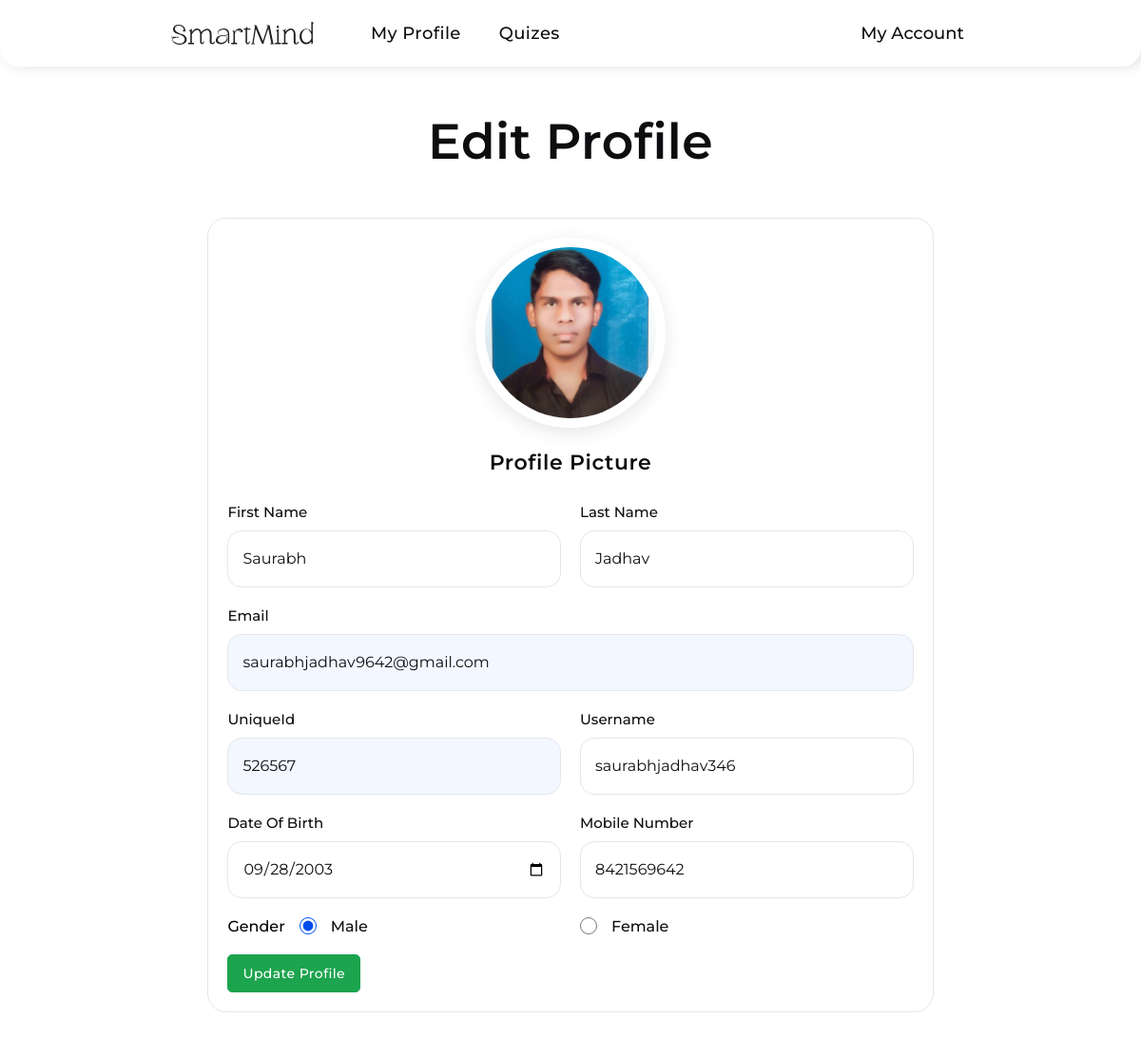
The page /user/editprofile.php (signed in) on the database its author committed.
### tables this page shows
CREATE TABLE `students` (
  `studentId` int(11) NOT NULL,
  `studentUniqueId` int(11) NOT NULL,
  `firstName` varchar(255) NOT NULL,
  `lastName` varchar(255) NOT NULL,
  `dateOfBirth` date NOT NULL,
  `gender` varchar(10) NOT NULL,
  `email` varchar(255) NOT NULL,
  `mobileNumber` varchar(10) NOT NULL,
  `username` varchar(255) NOT NULL,
  `studentImage` varchar(255) NOT NULL,
  `password` varchar(255) NOT NULL,
  `accountCreationDateTime` datetime NOT NULL,
  `verificationToken` varchar(255) NOT NULL,
  `tokenExpirationTime` datetime DEFAULT NULL,
  `isVerified` tinyint(1) NOT NULL
);

### assets/php/updateProfile.php (called while the page is built, shortened)
<?php
include "connection.php";
if (!empty($_SESSION['studentId'])) {
  $studentId = $_SESSION['studentId'];
  $selectQuery = mysqli_query($connection, "SELECT * FROM `students` WHERE `studentId` = $studentId");
}

### assets/php/profileDetails.php (called while the page is built, shortened)
<?php
require "connection.php";
if (!empty($_SESSION['studentId'])) {
  $studentId = $_SESSION['studentId'];
  $selectQuery = mysqli_query($connection, "SELECT * FROM `students` WHERE `studentId` = $studentId");
  if ($selectQuery) {
    $fetchData = mysqli_fetch_assoc($selectQuery);
  }
  else {
    echo mysqli_error($connection);
  }
}
else
{
  header("Location: ../login.php");
}
?>

### user/editprofile.php (the view, shortened to what this page needs)
<?php
include "../assets/php/profileDetails.php";
include "../assets/php/updateProfile.php";
?>
<!DOCTYPE html>
<html lang="en">
<head>
  <link rel="stylesheet" href="../assets/css/editprofile.css" />
  <link rel="stylesheet" href="https://cdn-uicons.flaticon.com/2.1.0/uicons-regular-rounded/css/uicons-regular-rounded.css" />
  <link rel="stylesheet" href="https://cdn-uicons.flaticon.com/2.1.0/uicons-thin-straight/css/uicons-thin-straight.css" />
</head>
<body>
  <header class="header">
    <div class="left-side">
      <div class="logo">
        <img src="../assets/images/Logo.svg" alt="logo" />
      </div>
      <nav class="navbar">
        <ul>
          <li><a href="./profile.php">My Profile</a></li>
          <li><a href="./quizes.php">Quizes</a></li>
        </ul>
      </nav>
    </div>
    <div class="right-side">
      <div class="user">
        <span>My Account <i class="fi fi-rr-angle-small-down"></i></span>
      </div>
    </div>
  </header>
  <section class="edit-profile-container">
    <div class="container">
      <div class="heading">
        <h1>Edit Profile</h1>
      </div>
      <div class="edit-form-container">
        <form action="" method="post" class="edit-form" enctype="multipart/form-data">
          <div class="profile-pic">
            <label for="profile-img">
              <div class="profile-picture">
                <?php
                if (!empty($fetchData["studentImage"])) {
                ?>
                  <img src="../assets/StudentsProfileImages/<?php echo $fetchData["studentImage"]; ?>" style='width: 20rem; height: 20rem; object-fit: cover; border: 1rem solid #fff; text-align: center; border-radius: 50%; box-shadow: 0 5px 2rem rgba(0, 0, 0, 0.1); cursor: pointer;' class='profile-img'>
                <?php
                } else {
                ?>
                  <img src='../assets/images/profile-user.png' style='width: 20rem; height: 20rem; object-fit: cover; text-align: center; border: 1rem solid #fff; border-radius: 50%; box-shadow: 0 5px 2rem rgba(0, 0, 0, 0.1); cursor: pointer;' class='profile-img'>"
                <?php
                }
                ?>
              </div>
            </label>
            <h3>Profile Picture</h3>
          </div>
          <div class="input-group">
            <div class="input-field">
              <label for="firstName">First Name</label>
              <input type="text" name="firstName" id="firstName" value="<?php echo $fetchData['firstName']; ?>" id="firstName" placeholder="First Name" />
            </div>
            <div class="input-field">
              <label for="lastName">Last Name</label>
              <input type="text" name="lastName" id="lastName" value="<?php echo $fetchData['lastName']; ?>" id="lastName" placeholder="Last Name" />
            </div>
          </div>
          <div class="input-field">
            <label for="email">Email</label>
            <input type="email" name="email" id="email" value="<?php echo $fetchData['email']; ?>" id="email" placeholder="Email" readonly />
          </div>
          <div class="input-group">
            <div class="input-field">
              <label for="studentUniqueId">UniqueId</label>
              <input type="text" name="studentUniqueId" id="studentUniqueId" value="<?php echo $fetchData['studentUniqueId']; ?>" id="studentUniqueId" placeholder="Student UniqueId" readonly />
            </div>
            <div class="input-field">
              <label for="username">Username</label>
              <input type="text" name="username" id="username" value="<?php echo $fetchData['username']; ?>" id="username" placeholder="Username" />
            </div>
          </div>
          <div class="input-group">
            <div class="input-field">
              <label for="dateOfBirth">Date Of Birth</label>
              <input type="date" name="dateOfBirth" id="dateOfBirth" value="<?php echo $fetchData['dateOfBirth']; ?>" id="dateOfBirth" />
            </div>
            <div class="input-field">
              <label for="mobileNumber">Mobile Number</label>
              <input type="text" name="mobileNumber" id="mobileNumber" value="<?php echo $fetchData['mobileNumber']; ?>" id="mobileNumber" placeholder="mobileNumber" />
            </div>
          </div>
          <div class="input-group">
            <div class="gender-input">
              <span>Gender</span>
              <input type="radio" name="gender" value="male" id="male" <?php if ($fetchData['gender'] == 'male') echo ' checked'; ?> />
              <label for="male">Male</label>
            </div>
            <div class="gender-input">
              <input type="radio" name="gender" value="female" id="female" <?php if ($fetchData['gender'] == 'female') echo ' checked'; ?> />
              <label for="female">Female</label>
            </div>
          </div>
          <div class="updateBtn">
            <input type="submit" name="submit" id="updateProfile" value="Update Profile" />
          </div>
        </form>
      </div>
    </div>
  </section>
</body>
</html>

### assets/css/editprofile.css (style rules this page uses)
* { margin: 0; padding: 0; box-sizing: border-box; font-family: "Montserrat", sans-serif; text-decoration: none; list-style: none; outline: none; }
:root { --bg-color: #f3f7ff; --border-color: #e3e7ea; --smart-mind-20: #ffffff; --smart-mind-50: #edf7ff; --smart-mind-100: #d6ecff; --smart-mind-200: #b5dfff; --smart-mind-300: #83ccff; --smart-mind-400: #48b0ff; --smart-mind-500: #1e8aff; --smart-mind-600: #0669ff; --smart-mind-700: #004eec; --smart-mind-800: #0841c5; --smart-mind-900: #0d3c9b; --smart-mind-950: #0e255d; --text-color: #0e0e11; }
html { font-size: 62.5%; scroll-behavior: smooth; }
body { width: 100%; height: 100vh; position: relative; }
.header { position: fixed; top: 0; width: 100%; height: 7rem; padding: 0 18rem; background-color: var(--smart-mind-20); border-radius: 0 0 2rem 2rem; box-shadow: 5px 0 15px rgba(0, 0, 0, 0.12); display: flex; align-items: center; justify-content: space-between; transition: 0.2s ease-in-out; z-index: 999; }
.header .left-side, .navbar, .navbar ul, .logo, .right-side, .right-side .user { height: 100%; display: flex; align-items: center; }
.left-side { gap: 6rem; }
.left-side .logo img { width: 15rem; }
.left-side .navbar ul { display: flex; align-items: center; gap: 4rem; }
.navbar ul li a { font-size: 1.8rem; font-weight: 500; letter-spacing: 0.4px; color: var(--text-color); transition: 0.2s ease-in-out; }
.user { position: relative; }
.user span { font-size: 1.8rem; font-weight: 500; color: var(--text-color); display: flex; align-items: center; gap: 0.6rem; cursor: pointer; transition: 0.2s ease-in-out; }
.edit-profile-container { width: 100%; height: 100%; padding: 7rem; display: flex; align-items: center; justify-content: center; }
.edit-profile-container .container { width: 90%; height: 100%; display: flex; flex-direction: column; align-items: center; }
.container .heading { width: 100%; display: flex; flex-direction: column; gap: 1rem; align-items: center; padding: 3rem; }
.heading h1 { font-size: 5.2rem; font-weight: 600; color: var(--text-color); line-height: 1.9; letter-spacing: 0.4px; }
.edit-profile-container .edit-form-container { width: 80%; }
.edit-form-container .edit-form { width: 100%; padding: 2rem; border: 1px solid var(--border-color); border-radius: 2rem; background-color: var(--smart-mind-20); display: flex; flex-direction: column; align-items: center; justify-content: center; gap: 2rem; margin-bottom: 5rem; }
.edit-form-container .edit-form .profile-pic { text-align: center; width: 100%; display: flex; align-items: center; flex-direction: column; gap: 1.2rem; }
.profile-pic h3 { font-size: 2.2rem; font-weight: 600; color: var(--text-color); line-height: 2; letter-spacing: 0.6px; }
.edit-form .input-group { width: 100%; display: flex; align-items: center; gap: 2rem; }
.input-field { width: 100%; display: flex; flex-direction: column; gap: 1rem; position: relative; }
.input-field label { font-size: 1.5rem; font-weight: 500; color: var(--text-color); }
.input-field input { width: 100%; height: 6rem; background-color: transparent; border: 1px solid var(--border-color); border-radius: 1.5rem; outline: 0; padding: 0 1.5rem; font-size: 1.6rem; color: var(--text-color); }
.input-field input:read-only { background-color: var(--bg-color); cursor: not-allowed; }
.input-field input::placeholder { font-weight: normal; }
.edit-form .gender-input { width: 100%; display: flex; align-items: center; gap: 1.5rem; }
.input-group span { font-size: 1.6rem; font-weight: 500; }
.gender-input input[type="radio"] { width: 1.8rem; height: 1.8rem; accent-color: var(--smart-mind-700); }
.gender-input label { font-size: 1.6rem; font-weight: 500; color: var(--text-color); cursor: pointer; }
.edit-form .updateBtn { width: 100%; }
.updateBtn #updateProfile { font-size: 1.4rem; font-weight: 500; letter-spacing: 0.4px; padding: 1rem 1.5rem; border: 1px solid var(--smart-mind-600); border-radius: 5px; transition: 0.2s ease-in-out; border-color: #1ca44e; background-color: #1ca44e; color: var(--smart-mind-20); cursor: pointer; }

### rows shown on the page
students: studentImage (picture), firstName "Saurabh", lastName "Jadhav", email "saurabhjadhav9642@gmail.com", studentUniqueId "526567", username "saurabhjadhav346", dateOfBirth "09/28/2003", mobileNumber "8421569642", gender "☑ Male", gender "☐ Female"
